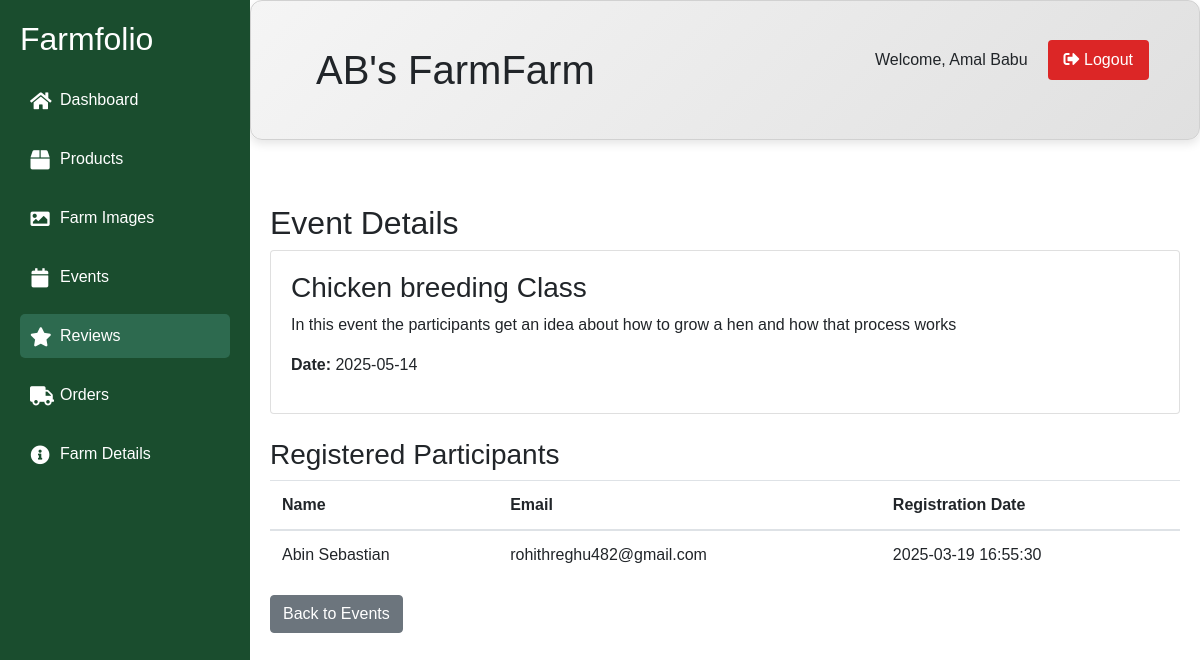
The page /farm/view-event.php?id=3 (signed in) on the database its author committed.
### tables this page shows
CREATE TABLE `tbl_farms` (
  `farm_id` int(11) NOT NULL,
  `user_id` int(11) NOT NULL,
  `farm_name` varchar(255) NOT NULL,
  `location` varchar(255) NOT NULL,
  `description` text DEFAULT NULL,
  `created_at` timestamp NOT NULL DEFAULT current_timestamp(),
  `status` enum('pending','active','rejected') NOT NULL DEFAULT 'pending'
);

CREATE TABLE `tbl_events` (
  `event_id` int(11) NOT NULL,
  `farm_id` int(11) NOT NULL,
  `event_name` varchar(255) NOT NULL,
  `event_date` date NOT NULL,
  `event_description` text DEFAULT NULL,
  `created_at` timestamp NOT NULL DEFAULT current_timestamp(),
  `updated_at` timestamp NOT NULL DEFAULT current_timestamp() ON UPDATE current_timestamp(),
  `status` enum('0','1') NOT NULL DEFAULT '1'
);

CREATE TABLE `tbl_participants` (
  `participant_id` int(11) NOT NULL,
  `event_id` int(11) NOT NULL,
  `user_id` int(11) NOT NULL,
  `registration_date` timestamp NOT NULL DEFAULT current_timestamp(),
  `status` enum('Pending','Confirmed','Cancelled') DEFAULT 'Pending'
);

CREATE TABLE `tbl_signup` (
  `userid` int(11) NOT NULL,
  `username` varchar(50) NOT NULL,
  `mobile` varchar(15) NOT NULL,
  `email` varchar(100) NOT NULL,
  `house` varchar(255) NOT NULL,
  `state` varchar(100) NOT NULL,
  `district` varchar(100) NOT NULL,
  `pin` char(6) NOT NULL,
  `password` varchar(255) NOT NULL,
  `signup_time` datetime DEFAULT current_timestamp()
);

### farm/view-event.php (the view, shortened to what this page needs)
<?php
require_once '../databse/connect.php';
$is_farm_active = false;
if(isset($_SESSION['userid'])){
    $userid = $_SESSION['userid'];
    $farm = "SELECT * FROM tbl_farms WHERE user_id=$userid";
    $result = mysqli_query($conn, $farm);
    $row = $result->fetch_assoc();
    if($row && $row['status'] == 'active') {
        $is_farm_active = true;
    }
}
$event_id = $_GET['id'];
$event_query = "SELECT * FROM tbl_events WHERE event_id = ?";
$stmt = $conn->prepare($event_query);
$stmt->bind_param("i", $event_id);
$stmt->execute();
$event_result = $stmt->get_result();
$event = $event_result->fetch_assoc();
$participants_query = "SELECT p.*, u.username,u.email
                      FROM tbl_participants p
                      JOIN tbl_signup u ON p.user_id = u.userid
                      WHERE p.event_id = ?";
$stmt = $conn->prepare($participants_query);
$stmt->bind_param("i", $event_id);
$stmt->execute();
$participants_result = $stmt->get_result();
?>
<!DOCTYPE html>
<html>
<head>
    <link rel="stylesheet" href="https://stackpath.bootstrapcdn.com/bootstrap/4.5.2/css/bootstrap.min.css">
    <link rel="stylesheet" href="https://cdnjs.cloudflare.com/ajax/libs/font-awesome/5.15.4/css/all.min.css">
    <link rel="stylesheet" href="farm.css">
</head>
<body>
    <nav class="sidebar">
        <div class="sidebar-header">
            <h2>Farmfolio</h2>
        </div>
        <ul class="sidebar-menu">
            <li><a href="farm.php"><i class="fas fa-home"></i><span>Dashboard</span></a></li>
            <li><a href="product.php" ><i class="fas fa-box"></i><span>Products</span></a></li>
            <li><a href="image.php"><i class="fas fa-image"></i><span>Farm Images</span></a></li>
            <li><a href="event.php"><i class="fas fa-calendar"></i><span>Events</span></a></li>
            <li><a href="review.php" class="active"><i class="fas fa-star"></i><span>Reviews</span></a></li>
            <li><a href="orders.php"><i class="fas fa-truck"></i><span>Orders</span></a></li>
            <li><a href="about.php"><i class="fas fa-info-circle"></i><span>Farm Details </span></a></li>
        </ul>
    </nav>
    <div class="main-content">
    <div class="dashboard-header">
                <?php if(isset($row['farm_name'])&&isset($_SESSION['username'])){?>
                <h1><?php echo $row['farm_name'];?>Farm</h1>
                <div class="user-section">
                    <span>Welcome, <?php echo $_SESSION['username'];?></span>
                    <a href="http://localhost/mini%20project/logout/logout.php"><button class="logout-btn"><i class="fas fa-sign-out-alt"></i> Logout</button></a>
                </div>
                <?php }?>
            </div>
        <?php if($is_farm_active): ?>
            <div class="container mt-4">
        <h2>Event Details</h2>
        <div class="card mb-4">
            <div class="card-body">
                <h3><?php echo $event['event_name']; ?></h3>
                <p><?php echo $event['event_description']; ?></p>
                <p><strong>Date:</strong> <?php echo $event['event_date']; ?></p>
            </div>
        </div>
        <h3>Registered Participants</h3>
        <table class="table">
            <thead>
                <tr>
                    <th>Name</th>
                    <th>Email</th>
                    <th>Registration Date</th>
                </tr>
            </thead>
            <tbody>
                <?php while ($participant = $participants_result->fetch_assoc()): ?>
                <tr>
                    <td><?php echo $participant['username']; ?></td>
                    <td><?php echo $participant['email']; ?></td>
                    <td><?php echo $participant['registration_date']; ?></td>
                </tr>
                <?php endwhile; ?>
            </tbody>
        </table>
        <a href="../farm/event.php" class="btn btn-secondary">Back to Events</a>
    </div>
        <?php endif; ?>
    </div>
</body>
</html>

### farm/farm.css (style rules this page uses)
* { margin: 0; padding: 0; box-sizing: border-box; font-family: Arial, sans-serif; }
body { display: flex; min-height: 100vh; }
.dashboard-header { padding: 30px 50px; display: flex; justify-content: space-between; align-items: center; margin-bottom: 20px; background: linear-gradient(135deg, #f5f5f5, #e0e0e0); border-radius: 12px; box-shadow: 0px 4px 10px rgba(0, 0, 0, 0.1); border: 1px solid #d1d1d1; }
.dashboard-header h1 { margin: 15px; }
.user-section { display: flex; align-items: center; gap: 20px; }
.logout-btn { padding: 8px 16px; background: #dc2626; color: white; border: none; border-radius: 4px; cursor: pointer; transition: background 0.3s; }
.user-section { display: flex; justify-content: flex-end; align-items: center; gap: 20px; margin-bottom: 20px; }
.sidebar { width: 250px; background: #1a4d2e; color: white; padding: 20px; position: fixed; height: 100vh; left: 0; top: 0; transition: width 0.3s ease; }
.sidebar-menu { list-style: none; padding: 0; margin: 20px 0; }
.sidebar-menu li { margin: 15px 0; }
.sidebar-menu a { color: white; text-decoration: none; display: flex; align-items: center; padding: 10px; border-radius: 5px; transition: background 0.3s; }
.sidebar-menu i { margin-right: 10px; font-size: 1.2rem; width: 20px; text-align: center; }
.main-content { margin-left: 250px; flex: 1; transition: margin-left 0.3s ease; }
.main-content { margin-left: 250px; flex: 1; display: flex; flex-direction: column; min-height: 100vh; }
.container { padding: 20px; max-width: 1200px; flex: 1; }
.active { background: #2d6a4f; }

### rows shown on the page
tbl_farms: farm_name "AB's Farm"
tbl_events: event_name "Chicken breeding Class", event_description "In this event the participants get an idea about how to grow a hen and how that process works", event_date "2025-05-14"
tbl_participants: tbl_signup.username "Abin Sebastian", tbl_signup.email "rohithreghu482@gmail.com", registration_date "2025-03-19 16:55:30"

### other values the page prints
$_SESSION['username'] "Amal Babu"
